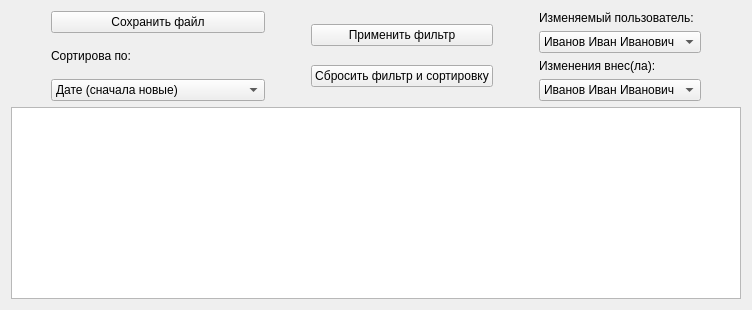
            <widget class="QWidget" name="tab_18">
             <attribute name="title">
              <string>История пользователей</string>
             </attribute>
             <layout class="QGridLayout" name="gridLayout_13">
              <item row="0" column="0">
               <layout class="QHBoxLayout" name="horizontalLayout_39">
                <item>
                 <spacer name="horizontalSpacer_69">
                  <property name="orientation">
                   <enum>Qt::Orientation::Vertical</enum>
                  </property>
                  <property name="sizeType">
                   <enum>QSizePolicy::Policy::Fixed</enum>
                  </property>
                  <property name="sizeHint" stdset="0">
                   <size>
                    <width>40</width>
                    <height>20</height>
                   </size>
                  </property>
                 </spacer>
                </item>
                <item>
                 <layout class="QVBoxLayout" name="verticalLayout_42">
                  <item>
                   <widget class="QPushButton" name="pushButton_usersHistoryFile">
                    <property name="text">
                     <string>Сохранить файл</string>
                    </property>
                   </widget>
                  </item>
                  <item>
                   <widget class="QLabel" name="label_117">
                    <property name="text">
                     <string>Сортирова по:</string>
                    </property>
                   </widget>
                  </item>
                  <item>
                   <widget class="QComboBox" name="selectUserFilterDate_2">
                    <item>
                     <property name="text">
                      <string>Дате (сначала новые)</string>
                     </property>
                    </item>
                    <item>
                     <property name="text">
                      <string>Дате (сначала старые)</string>
                     </property>
                    </item>
                    <item>
                     <property name="text">
                      <string>Дате выгрузки (сначала старые) </string>
                     </property>
                    </item>
                    <item>
                     <property name="text">
                      <string>Дате выгрузки (сначала новые)</string>
                     </property>
                    </item>
                   </widget>
                  </item>
                 </layout>
                </item>
                <item>
                 <spacer name="horizontalSpacer_12">
                  <property name="orientation">
                   <enum>Qt::Orientation::Vertical</enum>
                  </property>
                  <property name="sizeType">
                   <enum>QSizePolicy::Policy::Fixed</enum>
                  </property>
                  <property name="sizeHint" stdset="0">
                   <size>
                    <width>40</width>
                    <height>20</height>
                   </size>
                  </property>
                 </spacer>
                </item>
                <item>
                 <layout class="QVBoxLayout" name="verticalLayout_41">
                  <item>
                   <widget class="QPushButton" name="btnUserFilterGo_2">
                    <property name="text">
                     <string>Применить фильтр</string>
                    </property>
                   </widget>
                  </item>
                  <item>
                   <widget class="QPushButton" name="btnUserFilterStop_2">
                    <property name="text">
                     <string>Сбросить фильтр и сортировку</string>
                    </property>
                   </widget>
                  </item>
                 </layout>
                </item>
                <item>
                 <spacer name="horizontalSpacer_17">
                  <property name="orientation">
                   <enum>Qt::Orientation::Vertical</enum>
                  </property>
                  <property name="sizeType">
                   <enum>QSizePolicy::Policy::Fixed</enum>
                  </property>
                  <property name="sizeHint" stdset="0">
                   <size>
                    <width>40</width>
                    <height>20</height>
                   </size>
                  </property>
                 </spacer>
                </item>
                <item>
                 <layout class="QVBoxLayout" name="verticalLayout_43">
                  <item>
                   <widget class="QLabel" name="label_119">
                    <property name="text">
                     <string>Изменяемый пользователь:</string>
                    </property>
                   </widget>
                  </item>
                  <item>
                   <widget class="QComboBox" name="selectUserFilterFIO_2">
                    <item>
                     <property name="text">
                      <string>Иванов Иван Иванович</string>
                     </property>
                    </item>
                    <item>
                     <property name="text">
                      <string>Петров Пётр Петрович</string>
                     </property>
                    </item>
                   </widget>
                  </item>
                  <item>
                   <widget class="QLabel" name="label_126">
                    <property name="text">
                     <string>Изменения внес(ла):</string>
                    </property>
                   </widget>
                  </item>
                  <item>
                   <widget class="QComboBox" name="selectUserFilterFIO_3">
                    <item>
                     <property name="text">
                      <string>Иванов Иван Иванович</string>
                     </property>
                    </item>
                    <item>
                     <property name="text">
                      <string>Петров Пётр Петрович</string>
                     </property>
                    </item>
                   </widget>
                  </item>
                 </layout>
                </item>
                <item>
                 <spacer name="horizontalSpacer_74">
                  <property name="orientation">
                   <enum>Qt::Orientation::Vertical</enum>
                  </property>
                  <property name="sizeType">
                   <enum>QSizePolicy::Policy::Fixed</enum>
                  </property>
                  <property name="sizeHint" stdset="0">
                   <size>
                    <width>40</width>
                    <height>20</height>
                   </size>
                  </property>
                 </spacer>
                </item>
               </layout>
              </item>
              <item row="1" column="0">
               <widget class="QTableWidget" name="tableWidget_historyUsers">
                <attribute name="horizontalHeaderVisible">
                 <bool>true</bool>
                </attribute>
                <attribute name="verticalHeaderVisible">
                 <bool>false</bool>
                </attribute>
               </widget>
              </item>
             </layout>
            </widget>
